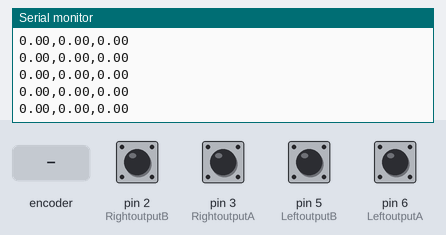
Bench run of a sketch on a simulated Arduino Uno, built with avr-gcc and run on an emulated ATmega328P. Parts: the last lines printed to the serial monitor. Inputs (shaded band) come from the test bench; at power-on: pin 3 (RightoutputA), pin 6 (LeftoutputA) HIGH, pin 2 (RightoutputB), pin 5 (LeftoutputB) LOW.

Above: at 1.2 s.
1.3 s: rotary encoder on pin 3 (RightoutputA) / pin 5 (LeftoutputB) turned 3 steps (first pin leading)
At 2.01 s:
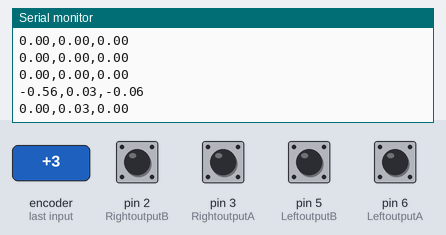
3.4 s: pin 6 (LeftoutputA) pulled LOW for 0.15 s
At 3.6 s:
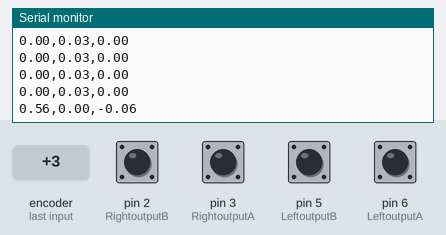
5.0 s: pin 6 (LeftoutputA) pulled LOW for 1 s
At 5.18 s:
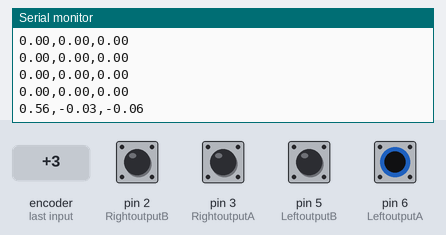
7.5 s: rotary encoder on pin 3 (RightoutputA) / pin 5 (LeftoutputB) turned 3 steps (first pin leading)
At 7.85 s:
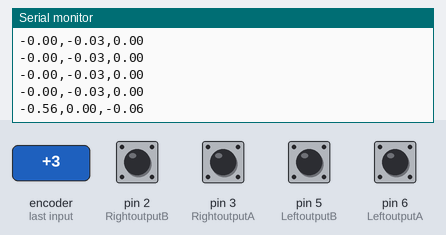
Timing chart, 0 to 10.5 s (numbered marks = the images above; inputs shaded):
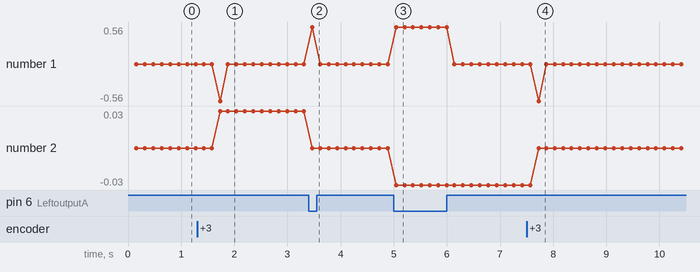

The sketch:

quad_encoder.ino
```cpp
#define LeftoutputA 6
#define LeftoutputB 5
#define RightoutputA 3
#define RightoutputB 2

int leftCurrentState;
int leftLastState;
int rightCurrentState;
int rightLastState;

double curr_left_wheel_cps;
double curr_right_wheel_cps;

double x_cord = 0.0;
double y_cord = 0.0;
double theta = 0.0;

double delta_left;
double delta_right;
double v_left_ref;
double v_right_ref;
double duration_pad;

void update_cord(){
  double SLeft = delta_left;
  double SRight = delta_right;
  //double WBase = 3.55379 ; //cm
  double WBase = 18;
  double Dx=(SLeft+SRight)/2;
  double DTheta=atan2((SRight-SLeft)/2,WBase/2);
  theta+=DTheta;
  x_cord += Dx*cos(theta);
  y_cord +=Dx*sin(theta);
}


void update_wheels(){
  long start_millis = millis();

  int left_spoke_counter = 0;
  int right_spoke_counter = 0;
  for (int ir_counter = 0; ir_counter< 1000; ir_counter++){
    leftCurrentState = digitalRead(LeftoutputA); // Reads the "current" state of the outputA
    rightCurrentState = digitalRead(RightoutputA);
    // If the previous and the current state of the outputA are different, that means a Pulse has occured
    if (leftCurrentState != leftLastState){
      // If the outputB state is different to the outputA state, that means the encoder is rotating clockwise
      if (digitalRead(LeftoutputB) != leftCurrentState) {
        left_spoke_counter ++;
      } else {
        left_spoke_counter --;
      }
    }
    if (rightCurrentState != rightLastState){
      if (digitalRead(RightoutputB) != rightCurrentState) {
        right_spoke_counter ++;
      } else {
        right_spoke_counter --;

    }

  }

  // if no spokes move add on to this pad. In case wheels are too slow for sampling rate
  if (right_spoke_counter== 0 && left_spoke_counter ==0){
    duration_pad += millis() - start_millis;
  }
  else{

  }
  long end_millis = millis();
  double duration = (double)(end_millis - start_millis + duration_pad)/1000;
  duration_pad = 0.0;
  double circumference = 22.32914; //cm
  double spoke_length = circumference / 20.0;

  curr_right_wheel_cps = (spoke_length * right_spoke_counter) / duration;
  curr_left_wheel_cps = (spoke_length * left_spoke_counter) / duration;

  delta_right = spoke_length * right_spoke_counter;
  delta_left =  spoke_length * left_spoke_counter;


  leftLastState = leftCurrentState;
  rightLastState = rightCurrentState;
  }
}

void setup(){

  Serial.begin(115200);
  while(!Serial);
  Serial.setTimeout(1000000);
  //motors

  //IR sensors
  pinMode (LeftoutputA,INPUT);
  pinMode (LeftoutputB,INPUT);
  pinMode (RightoutputA, INPUT);
  pinMode (RightoutputB, INPUT);
  leftLastState = digitalRead(LeftoutputA);
  rightLastState = digitalRead(RightoutputA);

}

void loop(){
   update_wheels();
   update_cord();

   String cord_vals = String(x_cord) + "," + String(y_cord) + "," + String(theta);
   Serial.println(cord_vals);
}
```

Measured:
- after the input at 1.3 s, the serial monitor: prints a new line after 0.43 s (image 1)
- after the input at 3.4 s, the serial monitor: prints a new line after 0.06 s (image 2)
- after the input at 5.0 s, the serial monitor: prints a new line at once (image 3)
- after the input at 7.5 s, the serial monitor: prints a new line after 0.23 s (image 4)
- plotted number 2: 0 → 0.03 after the input at 1.3 s, 0 → -0.03 after the input at 5.0 s
